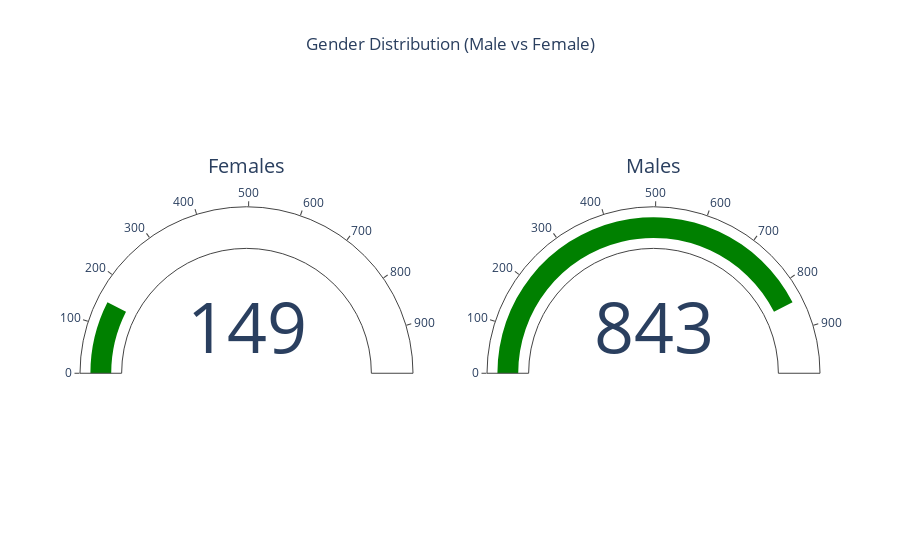

The notebook cell saved with this chart:
### Code cell
#AQ 1. Generate Guage chart for Male and Female KPIs in the Trademill test data
import pandas as pd
import matplotlib.pyplot as plt
import plotly.graph_objects as go
from plotly.subplots import make_subplots

# Load the datasets
test_measure = pd.read_csv("test_measure.csv")
subject_info = pd.read_csv("subject-info.csv")

# Map numerical values to 'Male' and 'Female'
subject_info['Sex'] = subject_info['Sex'].map({0: 'Male', 1: 'Female'})

# Count the number of males and females
gender_count = subject_info['Sex'].value_counts()

# Create subplots with the domain type for Gauge charts
fig = make_subplots(
    rows=1, cols=2, 
    specs=[[{"type": "indicator"}, {"type": "indicator"}]],
   )

# Add Female Gauge
fig.add_trace(
    go.Indicator(
        mode="gauge+number",
        value=gender_count['Female'],
        title={'text': "Females"},
        gauge={'axis': {'range': [0, gender_count.sum()]}}
    ),
    row=1, col=1
)

# Add Male Gauge
fig.add_trace(
    go.Indicator(
        mode="gauge+number",
        value=gender_count['Male'],
        title={'text': "Males"},
        gauge={'axis': {'range': [0, gender_count.sum()]}}
    ),
    row=1, col=2
)

# Update layout for better visualization
fig.update_layout(title_text="Gender Distribution (Male vs Female)", title_x=0.5)

# Display the chart
fig.show()

### Figure 1 — Plotly figure (JSON) as saved in the notebook; plotly's stock layout.template omitted (floating-point values rounded to 4 significant figures)
{"data": [{"domain": {"x": [0, 0.45], "y": [0, 1]}, "gauge": {"axis": {"range": [0, 992]}}, "mode": "gauge+number", "title": {"text": "Females"}, "type": "indicator", "value": 149}, {"domain": {"x": [0.55, 1], "y": [0, 1]}, "gauge": {"axis": {"range": [0, 992]}}, "mode": "gauge+number", "title": {"text": "Males"}, "type": "indicator", "value": 843}], "layout": {"autosize": true, "title": {"text": "Gender Distribution (Male vs Female)", "x": 0.5}}}
